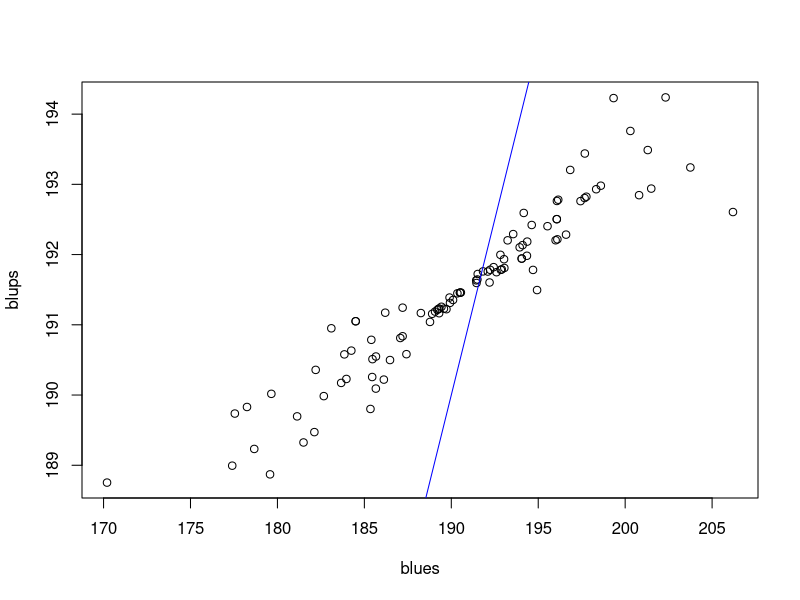

This chart was generated by the following R code:
## ---- chunk 1
knitr::opts_chunk$set(echo = TRUE)
## ---- chunk 2
library(nlme)
library(tidyverse)
Yield <- read.table(file = "hw10GenotypeYield.txt", header=T)
Yield$genotype <- factor(Yield$genotype)
## ---- chunk 3
mod1 <- lm(data = Yield, yield~genotype)
blues <- mod1$coefficients + mod1$coefficients[1]
blues[1] <- blues[1]/2
blues
## ---- chunk 4
mod <- lme(data = Yield, yield~1, random = ~1|genotype)
mod
sigmag <- 2.686537
sigmae <- 9.669021
## ---- chunk 5
blups <- mod$coefficients$fixed +
  mod$coefficients$random$genotype + mod$coefficients$random$genotype[1]
blups[1] <- mod$coefficients$fixed[1] + mod$coefficients$random$genotype[1]
blups
## ---- chunk 6
plot(x=blues, y = blups) + abline(a = 0, b = 1, col = "blue", lwd = 1)
## ---- chunk 7
ests <- data.frame(unique(Yield$genotype),as.numeric(blues), blups)
names(ests) <- c("genotype", "blues", "blups")
ests %>% arrange(desc(blues)) %>% head()
## ---- chunk 8
ests%>% arrange(desc(blups)) %>% head()
